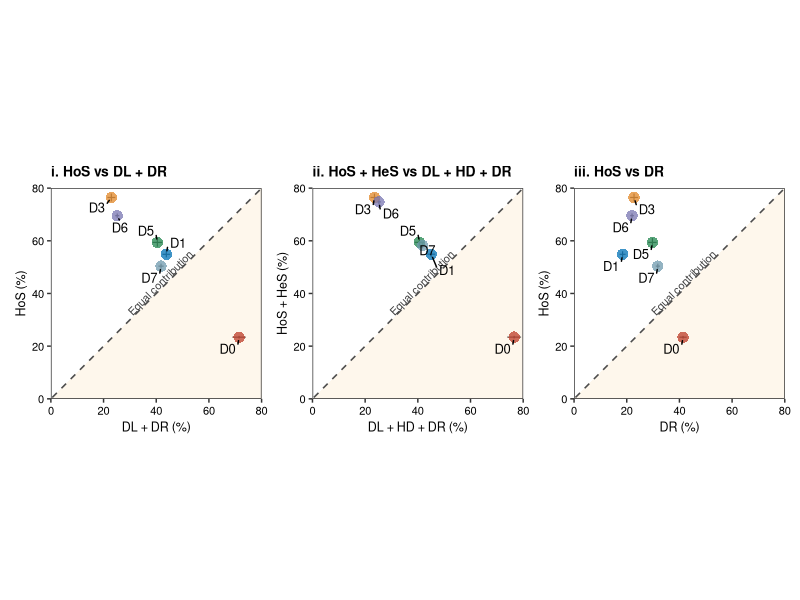
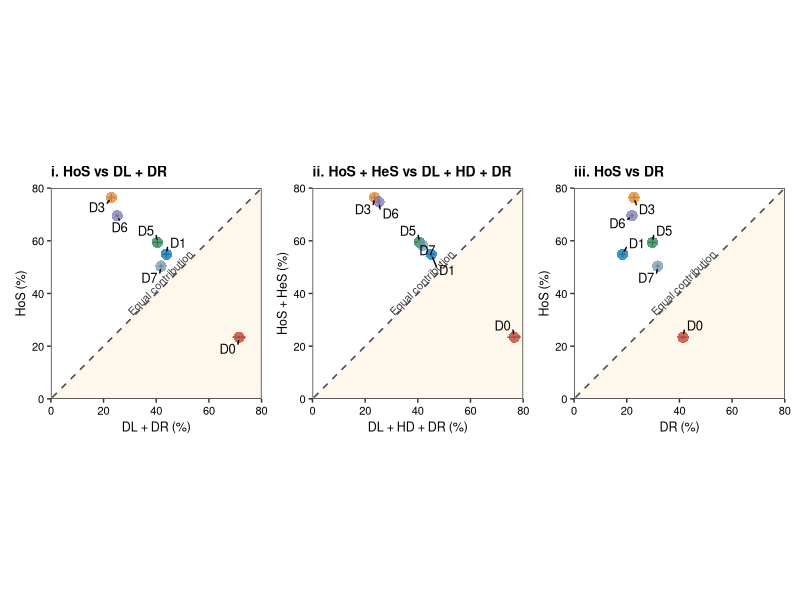

R code for these plots, in order:

library(ggplot2)
library(ggsci)
library(reshape2)
library(ggrepel)
library(doBy)
library(tidyverse)
library(patchwork)

########################################################################################
## Treatment order
treatment_order = c("D0", "D1", "D3", "D5", "D6", "D7")

## Panel C:  Deterministic - Stochastic
dat = read.csv("Figure4C_state_space_summary.csv", check.names = F )
state_dat = dat %>%
  mutate(
    Group = factor(Group, levels = treatment_order),
    ## Deterministic contribution
    Deterministic = Mean_percent_HoS + Mean_percent_HeS,
    ## Stochastic / dispersal-related contribution
    Stochastic = Mean_percent_DL + Mean_percent_HD + Mean_percent_DR,
    ## Difference: positive values mean deterministic > stochastic
    Deterministic_minus_Stochastic = Deterministic - Stochastic,
    ## Approximate propagated SE
    ## This assumes independence among process estimates.
    ## If raw pairwise iCAMP results are available, direct aggregation is preferable.
    SE_Deterministic = sqrt(SE_percent_HoS^2 + SE_percent_HeS^2),
    SE_Stochastic = sqrt(
      SE_percent_DL^2 +
        SE_percent_HD^2 +
        SE_percent_DR^2
    ),
    Regime = ifelse(
      Deterministic > Stochastic,
      "Deterministic > stochastic",
      "Stochastic > deterministic"
    ) ) %>%
  arrange(Dilution_strength)
print(
  state_dat %>%
    select(
      Group,
      Deterministic,
      Stochastic,
      Deterministic_minus_Stochastic,
      Regime ) )

########################################################################################
## Alternative deterministic-stochastic state-space definitions

## i. HoS vs DL + DR
state_dat_s10a = state_dat %>%
  mutate(
    X = Mean_percent_DL + Mean_percent_DR,
    Y = Mean_percent_HoS,
    SE_X = sqrt(SE_percent_DL^2 + SE_percent_DR^2),
    SE_Y = SE_percent_HoS,
    Definition = "i. HoS vs DL + DR"
  )

## ii. HoS + HeS vs DL + HD + DR
state_dat_s10b = state_dat %>%
  mutate(
    X = Stochastic,
    Y = Deterministic,
    SE_X = SE_Stochastic,
    SE_Y = SE_Deterministic,
    Definition = "ii. HoS + HeS vs DL + HD + DR"
  )

## iii. HoS vs DR
state_dat_s10c = state_dat %>%
  mutate(
    X = Mean_percent_DR,
    Y = Mean_percent_HoS,
    SE_X = SE_percent_DR,
    SE_Y = SE_percent_HoS,
    Definition = "iii. HoS vs DR"
  )

state_dat_s10_all = bind_rows(
  state_dat_s10a,
  state_dat_s10b,
  state_dat_s10c
)

axis_max_s10 = max(c(state_dat_s10_all$X + state_dat_s10_all$SE_X,
                     state_dat_s10_all$Y + state_dat_s10_all$SE_Y), na.rm = T)

axis_max_s10 = ceiling(axis_max_s10 / 10) * 10
axis_max_s10 = max(axis_max_s10, 80)


########################################################################################
## A small plotting function using the same visual logic as Figure 4C

plot_state_space = function(plotdf, xlab, ylab, titlelab) {
  
  ggplot(plotdf, aes(x = X, y = Y)) +
    
    annotate("polygon", x = c(0, axis_max_s10, axis_max_s10),
             y = c(0, axis_max_s10, axis_max_s10),
             fill = "#DEEBF7", alpha = 0.45) +
    
    annotate("polygon", x = c(0, axis_max_s10, axis_max_s10),
             y = c(0, 0, axis_max_s10),
             fill = "#FEE8C8", alpha = 0.35) +
    
    geom_abline(intercept = 0, slope = 1,
                linetype = "dashed", linewidth = 0.55,
                color = "grey30") +
    
    geom_errorbar(aes(ymin = Y - SE_Y,
                      ymax = Y + SE_Y),
                  width = 0, linewidth = 0.4, color = "grey35") +
    
    geom_errorbarh(aes(xmin = X - SE_X,
                       xmax = X + SE_X),
                   height = 0, linewidth = 0.4, color = "grey35") +
    
    geom_point(aes(color = Group),
               shape = 16, size = 3.5, alpha = 0.75) +
    
    geom_text_repel(aes(label = Group),
                    size = 3.3,
                    color = "black",
                    min.segment.length = 0,
                    box.padding = 0.25,
                    point.padding = 0.2,
                    max.overlaps = 20) +
    
    annotate("text",
             x = axis_max_s10 * 0.52,
             y = axis_max_s10 * 0.55,
             label = "Equal contribution",
             angle = 45,
             color = "grey25",
             size = 2.8) +
    
    scale_color_manual(values = pal_nejm()(6),
                       breaks = c("D0", "D1", "D3", "D5", "D6", "D7")) +
    
    scale_x_continuous(limits = c(0, axis_max_s10),
                       breaks = seq(0, axis_max_s10, by = 20),
                       expand = c(0, 0)) +
    
    scale_y_continuous(limits = c(0, axis_max_s10),
                       breaks = seq(0, axis_max_s10, by = 20),
                       expand = c(0, 0)) +
    
    coord_fixed() +
    
    labs(x = xlab,
         y = ylab,
         title = titlelab) +
    
    theme_bw() +
    theme(plot.background = element_blank(),
          panel.background = element_blank(),
          panel.grid = element_blank(),
          plot.title = element_text(size = 10, face = "bold", color = "black"),
          axis.title = element_text(color = "black", size = 9),
          axis.text = element_text(color = "black", size = 8),
          legend.position = "none")
}


########################################################################################
## Generate three panels

pS10a = plot_state_space(
  state_dat_s10a,
  xlab = "DL + DR (%)",
  ylab = "HoS (%)",
  titlelab = "i. HoS vs DL + DR"
)

pS10b = plot_state_space(
  state_dat_s10b,
  xlab = "DL + HD + DR (%)",
  ylab = "HoS + HeS (%)",
  titlelab = "ii. HoS + HeS vs DL + HD + DR"
)

pS10c = plot_state_space(
  state_dat_s10c,
  xlab = "DR (%)",
  ylab = "HoS (%)",
  titlelab = "iii. HoS vs DR"
)

pS10 = pS10a + pS10b + pS10c +
  plot_layout(nrow = 1)

pS10

ggsave("Sup_Fig_S4_alternative_state_space.pdf",
       pS10, width = 8.2, height = 3.8)



########################################################################################

state_dat_s10_out = state_dat_s10_all %>%
  select(
    Group,
    Definition,
    X,
    Y,
    SE_X,
    SE_Y,
    Regime,
    Deterministic,
    Stochastic,
    Deterministic_minus_Stochastic,
    Mean_percent_HoS,
    Mean_percent_HeS,
    Mean_percent_DL,
    Mean_percent_HD,
    Mean_percent_DR
  )

write.csv(state_dat_s10_out,
          "Sup_Fig_S4_alternative_state_space_source_data.csv",
          row.names = F)
